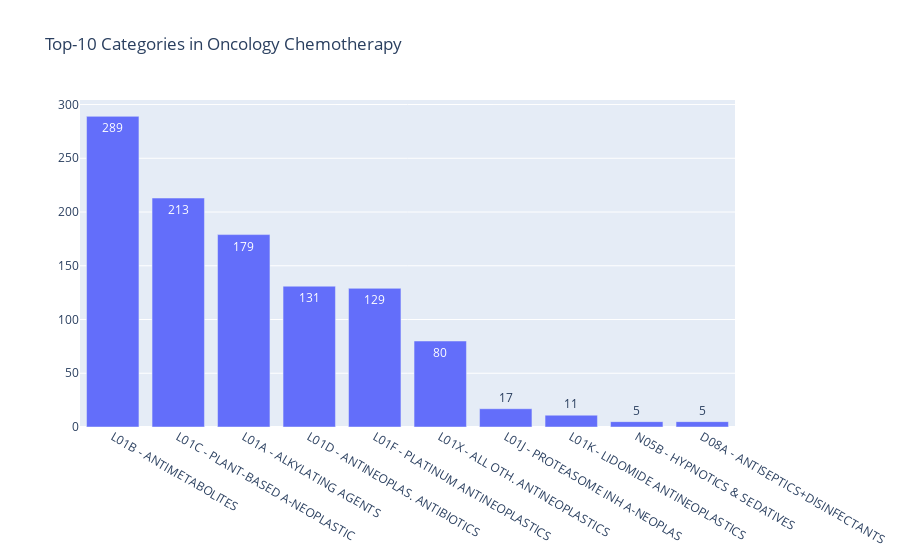

Source (notebook cell):
### Markdown cell above
### Oncology Chemotherapy

### Code cell
filtered_market_bar(df_markets_clean,'Oncology_Chemotherapy', 'Top-10 Categories in Oncology Chemotherapy', 10)

### Figure 1 — Plotly figure (JSON) as saved in the notebook; plotly's stock layout.template omitted (floating-point values rounded to 4 significant figures)
{"data": [{"text": [289, 213, 179, 131, 129, 80, 17, 11, 5, 5], "textposition": "auto", "type": "bar", "x": ["L01B - ANTIMETABOLITES", "L01C - PLANT-BASED A-NEOPLASTIC", "L01A - ALKYLATING AGENTS", "L01D - ANTINEOPLAS. ANTIBIOTICS", "L01F - PLATINUM ANTINEOPLASTICS", "L01X - ALL OTH. ANTINEOPLASTICS", "L01J - PROTEASOME INH A-NEOPLAS", "L01K - LIDOMIDE ANTINEOPLASTICS", "N05B - HYPNOTICS & SEDATIVES", "D08A - ANTISEPTICS+DISINFECTANTS"], "y": [289, 213, 179, 131, 129, 80, 17, 11, 5, 5]}], "layout": {"title": {"text": "Top-10 Categories in Oncology Chemotherapy"}}}
